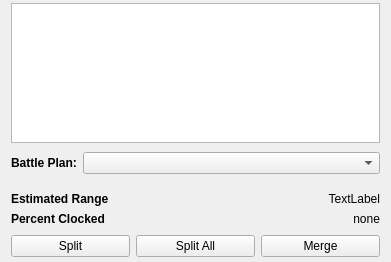
<?xml version="1.0" encoding="UTF-8"?>
<ui version="4.0">
 <class>FleetCompositionWidget</class>
 <widget class="QWidget" name="FleetCompositionWidget">
  <property name="geometry">
   <rect>
    <x>0</x>
    <y>0</y>
    <width>391</width>
    <height>262</height>
   </rect>
  </property>
  <property name="windowTitle">
   <string>Form</string>
  </property>
  <layout class="QVBoxLayout" name="verticalLayout">
   <property name="spacing">
    <number>0</number>
   </property>
   <property name="topMargin">
    <number>3</number>
   </property>
   <property name="bottomMargin">
    <number>5</number>
   </property>
   <item>
    <widget class="QTableView" name="tableView"/>
   </item>
   <item>
    <widget class="QWidget" name="widget_2" native="true">
     <layout class="QFormLayout" name="formLayout">
      <property name="leftMargin">
       <number>0</number>
      </property>
      <property name="rightMargin">
       <number>0</number>
      </property>
      <item row="0" column="0">
       <widget class="QLabel" name="label">
        <property name="font">
         <font>
          <weight>75</weight>
          <bold>true</bold>
         </font>
        </property>
        <property name="text">
         <string>Battle Plan:</string>
        </property>
       </widget>
      </item>
      <item row="0" column="1">
       <widget class="QComboBox" name="comboBox"/>
      </item>
     </layout>
    </widget>
   </item>
   <item>
    <widget class="QWidget" name="widget_3" native="true">
     <layout class="QFormLayout" name="formLayout_2">
      <property name="leftMargin">
       <number>0</number>
      </property>
      <property name="rightMargin">
       <number>0</number>
      </property>
      <item row="0" column="0">
       <widget class="QLabel" name="label_2">
        <property name="font">
         <font>
          <weight>75</weight>
          <bold>true</bold>
         </font>
        </property>
        <property name="text">
         <string>Estimated Range</string>
        </property>
       </widget>
      </item>
      <item row="0" column="1">
       <widget class="QLabel" name="label_3">
        <property name="text">
         <string>TextLabel</string>
        </property>
        <property name="alignment">
         <set>Qt::AlignRight|Qt::AlignTrailing|Qt::AlignVCenter</set>
        </property>
       </widget>
      </item>
      <item row="1" column="0">
       <widget class="QLabel" name="label_4">
        <property name="font">
         <font>
          <weight>75</weight>
          <bold>true</bold>
         </font>
        </property>
        <property name="text">
         <string>Percent Clocked</string>
        </property>
       </widget>
      </item>
      <item row="1" column="1">
       <widget class="QLabel" name="pctCloakedLabel">
        <property name="text">
         <string>none</string>
        </property>
        <property name="alignment">
         <set>Qt::AlignRight|Qt::AlignTrailing|Qt::AlignVCenter</set>
        </property>
       </widget>
      </item>
     </layout>
    </widget>
   </item>
   <item>
    <widget class="QWidget" name="widget" native="true">
     <layout class="QHBoxLayout" name="horizontalLayout">
      <property name="margin">
       <number>0</number>
      </property>
      <item>
       <widget class="QPushButton" name="splitButton">
        <property name="text">
         <string>Split</string>
        </property>
       </widget>
      </item>
      <item>
       <widget class="QPushButton" name="splitAllButton">
        <property name="text">
         <string>Split All</string>
        </property>
       </widget>
      </item>
      <item>
       <widget class="QPushButton" name="mergeButton">
        <property name="text">
         <string>Merge</string>
        </property>
       </widget>
      </item>
     </layout>
    </widget>
   </item>
  </layout>
 </widget>
 <resources/>
 <connections/>
</ui>
